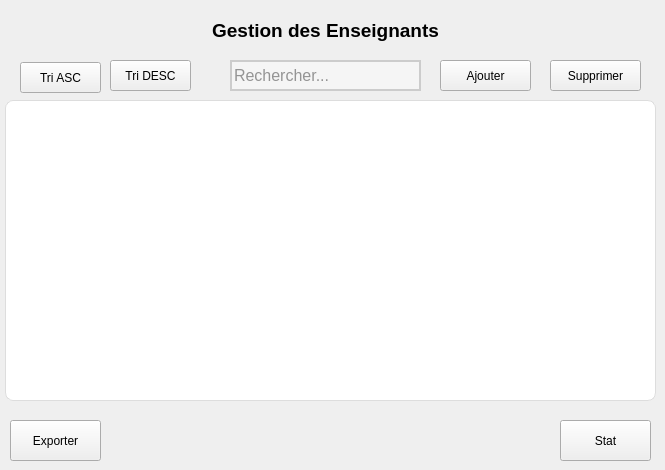
      <widget class="QWidget" name="page_7">
       <widget class="QLabel" name="nameapp_2">
        <property name="geometry">
         <rect>
          <x>200</x>
          <y>10</y>
          <width>251</width>
          <height>41</height>
         </rect>
        </property>
        <property name="font">
         <font>
          <family>MS Shell Dlg 2</family>
          <pointsize>14</pointsize>
          <weight>75</weight>
          <bold>true</bold>
         </font>
        </property>
        <property name="styleSheet">
         <string notr="true"/>
        </property>
        <property name="text">
         <string>Gestion des Enseignants</string>
        </property>
        <property name="alignment">
         <set>Qt::AlignCenter</set>
        </property>
       </widget>
       <widget class="QLineEdit" name="Search_enseignant">
        <property name="geometry">
         <rect>
          <x>230</x>
          <y>60</y>
          <width>191</width>
          <height>31</height>
         </rect>
        </property>
        <property name="styleSheet">
         <string notr="true">/* Apply styles to QLineEdit for search */
QLineEdit {
    border: 2px solid #ccc; /* Light gray border */
    border-radius: 25px; /* Rounded corners */
    background-color: #f5f5f5; /* Light gray background */
    color: #333; /* Dark text color */
    font-size: 16px; /* Font size */
    transition: border-color 0.3s, box-shadow 0.3s; /* Smooth transition */
}

/* Apply focus styles to QLineEdit for search */
QLineEdit:focus {
    border-color: #1abc9c; /* Teal border color on focus */
    box-shadow: 0px 0px 8px rgba(26, 188, 156, 0.6); /* Light shadow on focus */
    outline: none; /* Remove default focus outline */
    background-color: #fff; /* White background on focus */
}
</string>
        </property>
        <property name="placeholderText">
         <string>Rechercher...</string>
        </property>
       </widget>
       <widget class="QPushButton" name="Supprimer_enseignant">
        <property name="geometry">
         <rect>
          <x>550</x>
          <y>60</y>
          <width>91</width>
          <height>31</height>
         </rect>
        </property>
        <property name="text">
         <string>Supprimer</string>
        </property>
       </widget>
       <widget class="QPushButton" name="btn_openAjoutEnseignant">
        <property name="geometry">
         <rect>
          <x>440</x>
          <y>60</y>
          <width>91</width>
          <height>31</height>
         </rect>
        </property>
        <property name="text">
         <string>Ajouter</string>
        </property>
       </widget>
       <widget class="QTableView" name="table_enseignant">
        <property name="geometry">
         <rect>
          <x>5</x>
          <y>100</y>
          <width>651</width>
          <height>301</height>
         </rect>
        </property>
        <property name="styleSheet">
         <string notr="true">/* Apply styles to QTableView */
QTableView {
    background-color: #fff; /* White background */
    border: 1px solid #ddd; /* Light gray border */
    border-radius: 8px; /* Rounded corners */
}

/* Apply styles to table headers */
QHeaderView::section {
    background-color: #f5f5f5; /* Light gray background */
    color: #333; /* Dark text color */
    padding: 8px; /* Padding inside the header cells */
    border: none; /* No border */
    border-top: 1px solid #ddd; /* Top border for separation */
}

/* Apply styles to table cells */
QTableView QTableCornerButton::section,
QTableView QTableCornerButton::section:checked {
    background-color: #f5f5f5; /* Light gray background for corner cell */
    border: none;
}

QTableView::item {
    padding: 10px; /* Padding inside the cells */
    border: none; /* No border */
}

/* Apply alternate row colors for better readability */
QTableView::item:nth-child(odd) {
    background-color: #f9f9f9; /* Very light gray background */
}

/* Apply hover styles for cells */
QTableView::item:hover {
    background-color: #e8e8e8; /* Slightly darker background on hover */
}

/* Apply selection styles for cells */
QTableView::item:selected {
    background-color: #1abc9c; /* Teal background on selection */
    color: white; /* White text color on selection */
}

/* Apply custom scroll bar style */
QTableView QScrollBar:vertical {
    border: none;
    background: transparent;
    width: 10px; /* Adjust the width as needed */
}

QTableView QScrollBar:horizontal {
    border: none;
    background: transparent;
    height: 10px; /* Adjust the height as needed */
}

QTableView QScrollBar::handle:vertical,
QTableView QScrollBar::handle:horizontal {
    background: #ccc; /* Scroll bar handle color */
    border-radius: 5px; /* Rounded handle shape */
}

QTableView QScrollBar::add-page:vertical,
QTableView QScrollBar::sub-page:vertical,
QTableView QScrollBar::add-page:horizontal,
QTableView QScrollBar::sub-page:horizontal {
    background: none;
}

QTableView QScrollBar::add-line:vertical,
QTableView QScrollBar::sub-line:vertical,
QTableView QScrollBar::add-line:horizontal,
QTableView QScrollBar::sub-line:horizontal {
    background: none;
}
</string>
        </property>
       </widget>
       <widget class="QPushButton" name="Trie_enseignantASC">
        <property name="geometry">
         <rect>
          <x>20</x>
          <y>62</y>
          <width>81</width>
          <height>31</height>
         </rect>
        </property>
        <property name="text">
         <string>Tri ASC</string>
        </property>
       </widget>
       <widget class="QPushButton" name="exporter_enseignant">
        <property name="geometry">
         <rect>
          <x>10</x>
          <y>420</y>
          <width>91</width>
          <height>41</height>
         </rect>
        </property>
        <property name="text">
         <string>Exporter</string>
        </property>
       </widget>
       <widget class="QPushButton" name="btn_OpenStat_enseignant">
        <property name="geometry">
         <rect>
          <x>560</x>
          <y>420</y>
          <width>91</width>
          <height>41</height>
         </rect>
        </property>
        <property name="text">
         <string>Stat</string>
        </property>
       </widget>
       <widget class="QPushButton" name="Trie_enseignantDESC">
        <property name="geometry">
         <rect>
          <x>110</x>
          <y>60</y>
          <width>81</width>
          <height>31</height>
         </rect>
        </property>
        <property name="text">
         <string>Tri DESC</string>
        </property>
       </widget>
      </widget>
